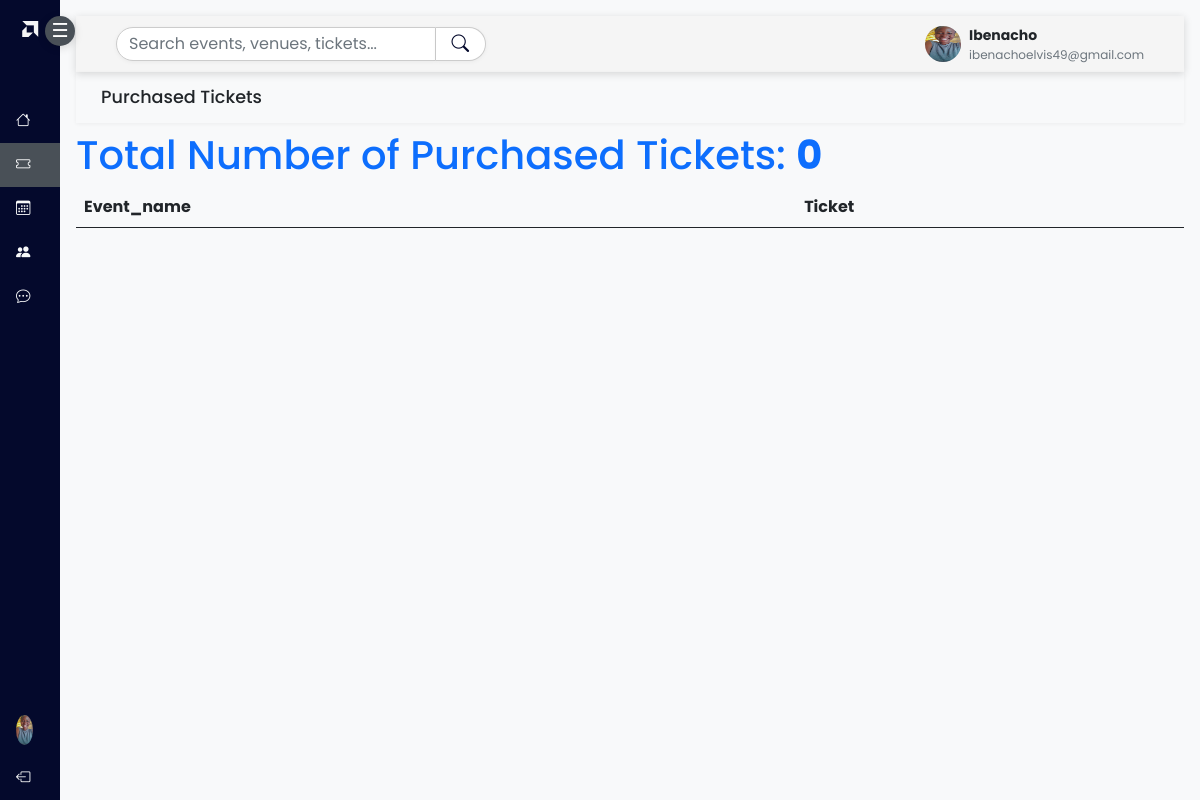
Screenshot of /tickets/purchased_tickets/ (signed in) with the database file from the repository.
### accounts/models.py (models this page shows, shortened)
class CustomUser(AbstractUser):
    ROLES = (
        ('USER', 'User'),
        ('ADMIN', 'Admin'))
    role = models.CharField(max_length=20, choices=ROLES, default='USER')
    email = models.CharField(max_length=150, unique=True, null=False, blank=False)
    username = models.CharField(max_length=100, unique=False, null=True, blank=True)
    first_name = models.CharField(max_length=150, blank=False, null=False)
    last_name = models.CharField(max_length=150, blank=False, null=False)
    USERNAME_FIELD = 'email'
    REQUIRED_FIELDS = []
    objects = UserManager()
    class Meta:
        permissions = (("can_add_user", "Can add user"),
            ("can_update_user", "Can update user"),
            ("can_delete_user", "Can delete user"),
            )

class UserProfile(models.Model):
    profile_picture = models.ImageField(upload_to='media/', blank=True, null=True)
    date_of_birth = models.DateField(blank=True, null=True)
    age = models.IntegerField(blank=True, null=True)
    user = models.OneToOneField(CustomUser, on_delete=models.CASCADE, related_name='profile')
    bio = models.TextField(max_length=500, blank=True)

### tickets/views.py (the view)
# urls.py: path('tickets/purchased_tickets/', views.purchased_tickets, name="purchased_tickets"),
@login_required
def purchased_tickets(request):
    tickets = Ticket.objects.filter(user=request.user)
    tickets_count = tickets.count()
    return render(request, 'tickets/purchased_tickets.html', {"tickets":tickets, "tickets_count":tickets_count})

### tickets/templates/tickets/purchased_tickets.html (shortened to what this page needs)
{% extends 'accounts/base.html' %}
{% load static %}
{% load crispy_forms_tags %}
{% block content%}
<div class="wrapper">
    <div id="sidebar" class="text-light collapsed d-flex flex-column">
      <a href="#" class="logo">
        <i class="bi bi-amd"></i><span class="menu-text"><b id='logo_home_dash'>Tech</b>Convene</span>
      </a>
      <button class="mb-3 mt-3" id="toggleSidebar">☰</button>
      <nav class="nav flex-column">
        <a href="{% url 'user_dashboard_view' %}" class="nav-link text-light">
          <i class="bi bi-house"></i>
        </a>
        <a href="{% url 'purchased_tickets' %}" class="nav-link active text-light">
          <i class="bi bi-ticket"></i>
        </a>
        <a href="{% url 'booked_event' %}" class="nav-link text-light">
          <i class="bi bi-calendar3"></i>
        <a href="{% url 'chat_view' %}" class="nav-link text-light">
         <i class="bi bi-people-fill"></i>
         <a href="#" class="nav-link text-light">
         <i class="bi bi-chat-dots"></i>
        </a>
        <div>
            <a href="{% url 'profile' %}" class="nav-link  text-light">
            {% if user.profile.profile_picture %}
            <img src="{{ user.profile.profile_picture.url }}"  class="rounded-circle" width="30" height="30" alt="no image"/>
            {% else %}
            <img  src="{% static 'accounts/images/avatar.jpg' %}" class="rounded-circle" width="30" height="30"/>
            {% endif %}
        </a>
         <a href="{% url 'logout' %}" class="nav-link text-light">
         <i class="bi bi-box-arrow-left"></i>
        </a>
        </div>
      </nav>
    </div>
    <div id="content" class="bg-light p-3">
      <div class="content_header_dash container-fluid d-flex justify-content-between align-items-center">
        <div class="d-flex align-items-center gap-0">
          <input name="search" id="dashboard-search" type="search" placeholder="Search events, venues, tickets..." aria-label="Search" class="form-control form-control-sm" style="width:320px;">
          <button id="dashboard-search-btn" type="submit" class="btn btn-outline-dark btn-sm">
            <i class="bi bi-search"></i>
          </button>
        </div>
        <div class="d-flex align-items-center gap-3">
        <div class="profile-mini d-flex align-items-center gap-2">
          <img src="{% if user.profile.profile_picture %}{{ user.profile.profile_picture.url }}{% else %}{% static 'accounts/images/avatar.jpg' %}{% endif %}" alt="{{ user.get_full_name }}" class="rounded-circle" width="36" height="36">
          <div class="d-none d-md-block">
            <div style="font-weight:700;font-size:14px;">{{ user.first_name|default:user.username }}</div>
            <div class="text-muted" style="font-size:12px;">{{ user.email }}</div>
          </div>
        </div>
      </div>
    </div>
    <h4 class="welcome-greeting container-fluid" >Purchased Tickets</h4>
    <h1 class="text-primary">Total Number of Purchased Tickets: <b class="text-primary">{{tickets_count}}</b></h1>
    <table class="table table-striped">
        <thead>
          <tr>
            <th scope="col">Event_name</th>
            <th scope="col">Ticket</th>
          </tr>
        </thead>
      </table>
</div>
</div>
{% endblock%}

### accounts/static/accounts/css/style.css (style rules this page uses)
* { margin: 0; padding: 0; box-sizing: border-box; font-family: Poppins; }
html, body { overflow-x: hidden; scroll-behavior: smooth; width: 100%; }
.wrapper { display: flex; height: 100vh; overflow: hidden; }
#sidebar { height: 100%; width: 60px; background-color: #04092C; color: white; transition: width 0.3s ease; position: relative; }
#sidebar div { width: 100%; position: absolute; bottom: 0; }
#toggleSidebar { background: #495057; color: #fff; width: 30px; height: 30px; font-size: 1.2rem; border: none; position: fixed; left:45px; top: 0px; z-index: 1000; border-radius: 50%; box-shadow: 0 2px 8px rgba(0,0,0,0.15); display: flex; align-items: center; justify-content: center; cursor: pointer; transition: left 0.5s; }
#sidebar .nav-link { white-space: nowrap; overflow: hidden; text-overflow: ellipsis; display: flex; align-items: center; padding: 0.7rem 1rem; font-size: 0.9rem; text-align: center; width: 100%; transition: background-color 0.5s ease, color 0.5s ease, width 0.5s ease; }
#sidebar .nav-link.active { background-color: #495057; color: #ffffff; }
#sidebar .logo { text-decoration: none; padding: 18px 0; text-align: center; cursor:pointer; color: #495057; margin-bottom: 15px; font-size: 1rem; }
#sidebar .logo i { color: whitesmoke; }
#content { flex-grow: 1; overflow-y: auto; box-sizing: border-box; width: 100%; }
#content .content_header_dash { background: whitesmoke; box-shadow: 0 2px 8px rgba(0,0,0,0.15); width: 100%; padding: 0 40px; margin: 0; box-sizing: border-box; display: flex; align-items: center; justify-content: space-between; min-height: 56px; }
#content .content_header_dash > div { display: flex; align-items: center; }
#content .content_header_dash div input[type="search"] { padding: 4px 12px; border: 1px solid #ccc; border-radius: 20px 0 0 20px; background: #fff; font-size: 1rem; outline: none; transition: border-color 0.2s, box-shadow 0.2s; box-shadow: 0 1px 4px rgba(0,0,0,0.05); margin-right: 0; width: 180px; }
#content .content_header_dash div button[type="submit"] { border-radius: 0 20px 20px 0; border: 1px solid #ccc; border-left: none; padding: 3px 6px; margin-left: 0; background: #fff; color: #333; box-shadow: 0 1px 4px rgba(0,0,0,0.05); transition: background 0.2s; font-size: 1rem; display: flex; gap: 0; align-items: center; }
#content .content_header_dash div i { margin: 0 0.6rem; font-size: 1.1rem; color: #04092C; text-align: center; }
.welcome-greeting { font-size: 1.1rem; width: 100%; box-shadow: 0 1px 4px rgba(0,0,0,0.05); padding: 15px 25px; }

### rows the page displays
CustomUser: profile.profile_picture (picture), profile_picture (picture), first_name "Ibenacho", email "ibenachoelvis49@gmail.com"

### other values shown
{{ tickets_count }} "0"
